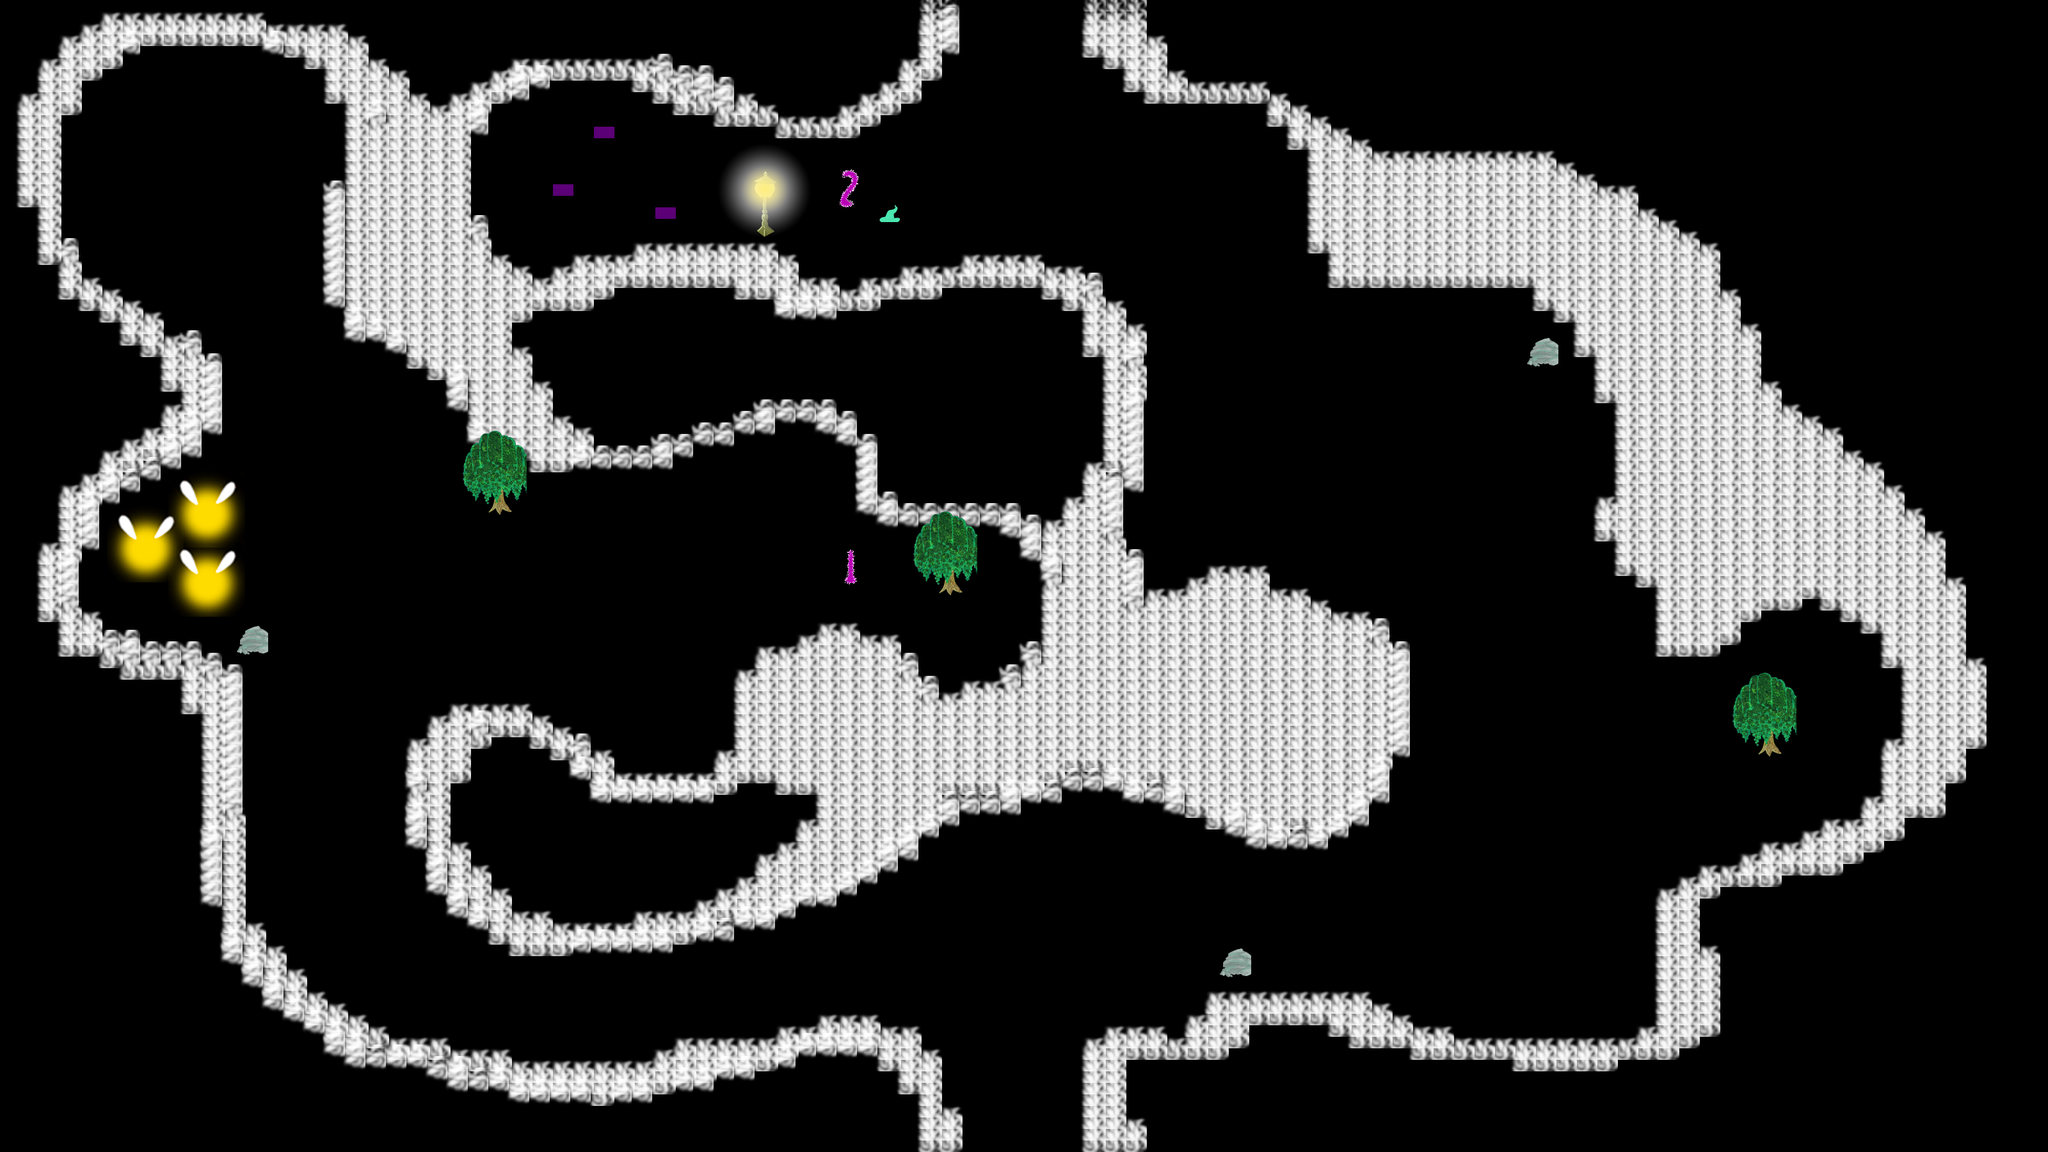

The image is a tile-based game level rendered from a .tmx file. Its description and source (layers, tilesets, objects; grid data summarised) follow:
An orthogonal 100x100 tile map with 32x18 px tiles, 1 tile layer (Maze), 12 tilesets.

<map version="1.0" orientation="orthogonal" renderorder="right-down" width="100" height="100" tilewidth="32" tileheight="18" nextobjectid="58">
 <tileset firstgid="1" name="w" tilewidth="42" tileheight="37" tilecount="3" columns="1">
  <tileoffset x="-10" y="0" />
  <properties>
   <property name="1" type="int" value="0" />
  </properties>
  <image source="../mistic/mistblock/mistblock1.png" width="50" height="50" />
  <terraintypes>
   <terrain name="Walls" tile="3" />
  </terraintypes>
  <tile id="0" terrain="0,0,0,0" />
  <tile id="1" terrain="0,0,0,0" />
  <tile id="2" terrain="0,0,0,0" />
 </tileset>
 <tileset firstgid="4" name="m" tilewidth="768" tileheight="576" tilecount="1" columns="1">
  <image source="../mistic/backgroundresize.png" width="1024" height="576" />
 </tileset>
 <tileset firstgid="5" name="g" tilewidth="40" tileheight="32" tilecount="3" columns="1">
  <tileoffset x="-10" y="5" />
  <image source="../mistic/gorfs/OGgorf.png" trans="1fec46" width="48" height="110" />
 </tileset>
 <tileset firstgid="8" name="f" tilewidth="32" tileheight="18" tilecount="6" columns="2">
  <image source="../mistic/fog/new_boundary.png" trans="c700ff" width="64" height="64" />
 </tileset>
 <tileset firstgid="14" name="l" tilewidth="200" tileheight="184" tilecount="1" columns="1">
  <tileoffset x="-80" y="0" />
  <image source="../mistic/unlit white.png" trans="27ff06" width="200" height="184" />
 </tileset>
 <tileset firstgid="15" name="r" tilewidth="50" tileheight="50" tilecount="1" columns="1">
  <tileoffset x="-15" y="0" />
  <image source="../mistic/environment/rock2.png" width="57" height="80" />
 </tileset>
 <tileset firstgid="16" name="t" tilewidth="100" tileheight="162" tilecount="1" columns="1">
  <tileoffset x="-45" y="7" />
  <image source="../mistic/environment/tree4.png" trans="27ff06" width="108" height="270" />
 </tileset>
 <tileset firstgid="17" name="i" tilewidth="120" tileheight="120" tilecount="1" columns="1">
  <tileoffset x="-25" y="10" />
  <image source="../mistic/fireflybig.png" trans="003039" width="120" height="120" />
 </tileset>
 <tileset firstgid="18" name="x" tilewidth="19" tileheight="54" tilecount="1" columns="1">
  <tileoffset x="8" y="-5" />
  <image source="../mistic/numbers_purple/numbers_0009_1.png" trans="27ff06" width="19" height="54" />
 </tileset>
 <tileset firstgid="19" name="y" tilewidth="30" tileheight="59" tilecount="1" columns="1">
  <image source="../mistic/numbers_purple/numbers_0008_2.png" trans="003039" width="30" height="59" />
 </tileset>
 <tileset firstgid="20" name="z" tilewidth="29" tileheight="57" tilecount="1" columns="1">
  <image source="../mistic/numbers_purple/numbers_0007_3.png" trans="003039" width="29" height="57" />
 </tileset>
 <tileset firstgid="21" name="a" tilewidth="30" tileheight="60" tilecount="1" columns="1">
  <image source="../mistic/numbers_purple/numbers_0006_4.png" trans="003039" width="30" height="60" />
 </tileset>
 <objectgroup name="Background" />
 <layer name="Maze" width="100" height="100">
  <data>[10000 cells, 2243 non-empty, 9 distinct tile ids]</data>
 </layer>
</map>
